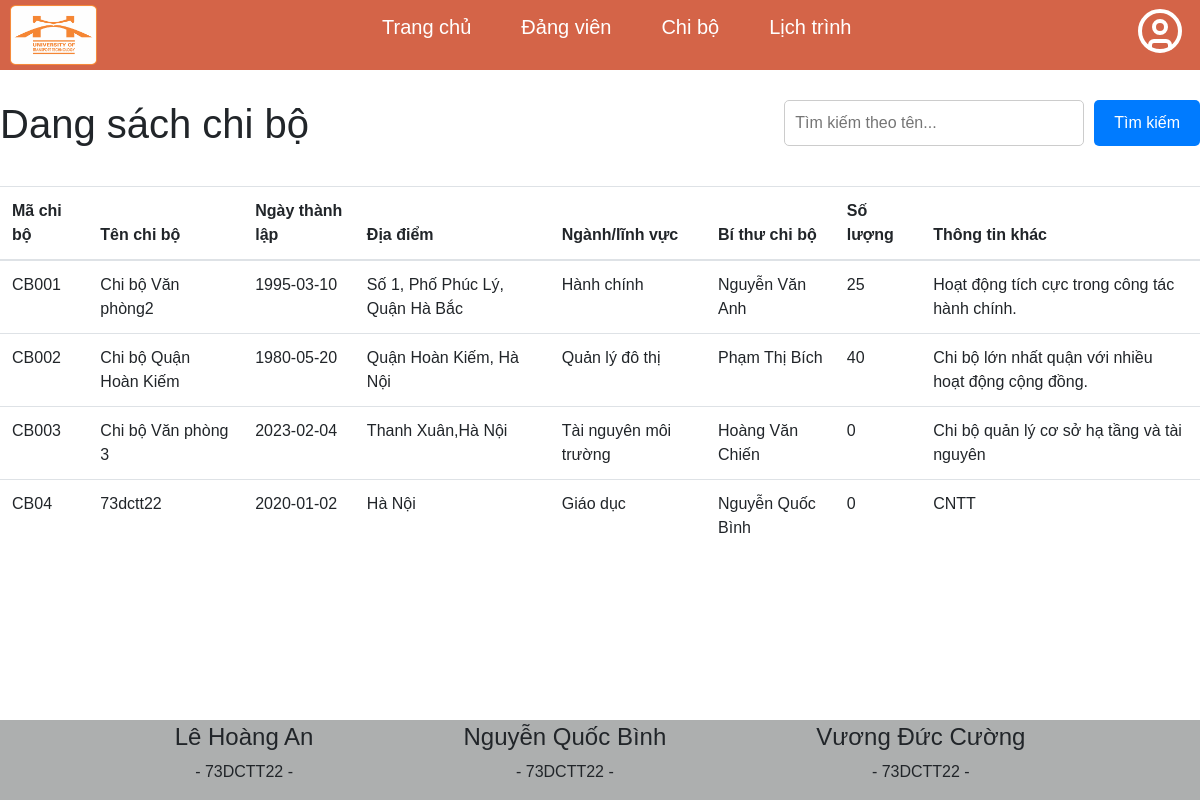
The app's page /user/chi_bo.php with its own data.
### tables this page shows
CREATE TABLE `chibo` (
  `maChiBo` varchar(10) NOT NULL,
  `tenChiBo` varchar(255) NOT NULL,
  `ngayThanhLap` date NOT NULL,
  `diaDiem` varchar(255) NOT NULL,
  `nganhLinhVuc` varchar(100) DEFAULT NULL,
  `soLuongDangVien` int(11) DEFAULT 0,
  `biThuChiBo` varchar(255) NOT NULL,
  `thongTinKhac` text DEFAULT NULL
);

### user/chi_bo.php (called while the page is built)
<?php
include "../view/header.php";
include "DanhSach/danh_sach_chi_bo.php";
include "../view/footer.php";
?>

### user/DanhSach/danh_sach_chi_bo.php (the view, shortened to what this page needs)
<?php
require "Config/connect_db.php";
$sql = "SELECT * FROM chibo";
$result = $conn->query($sql);
?>
<div>
    <div class="heading" style="display: flex; justify-content: space-between; margin-top: 30px">
        <h1>Dang sách chi bộ</h1>
        <form method="GET" action="" style="margin-bottom: 20px; display: flex; justify-content: center;">
    <input type="text" name="search" placeholder="Tìm kiếm theo tên..." style="padding: 10px; border: 1px solid #ccc; border-radius: 5px; width: 300px;">
    <button type="submit" style="margin-left: 10px; padding: 10px 20px; background-color: #007bff; color: white; border: none; border-radius: 5px;">Tìm kiếm</button>
  </form>
    </div>
    <table class="table" style="margin-top: 20px;">
  <thead>
    <tr>
      <th scope="col">Mã chi bộ</th>
      <th scope="col">Tên chi bộ</th>
      <th scope="col">Ngày thành lập</th>
      <th scope="col">Địa điểm</th>
      <th scope="col">Ngành/lĩnh vực</th>
      <th scope="col">Bí thư chi bộ</th>
      <th scope="col">Số lượng</th>
      <th scope="col">Thông tin khác</th>
    </tr>
  </thead>
  <tbody>
    <?php
    $search = isset($_GET['search']) ? $_GET['search'] : '';
    if ($search) {
        $stmt = $conn->prepare("SELECT * FROM chibo WHERE tenChiBo LIKE ?");
        $likeSearch = "%$search%";
        $stmt->bind_param("s", $likeSearch);
        $stmt->execute();
        $result = $stmt->get_result();
    } else {
        $result = $conn->query("SELECT * FROM chibo");
    }
    if ($result->num_rows > 0) {
        while ($row = $result->fetch_assoc()) {
            echo "<tr>";
            echo "<td>" . $row['maChiBo'] . "</td>";
            echo "<td>" . $row['tenChiBo'] . "</td>";
            echo "<td>" . $row['ngayThanhLap'] . "</td>";
            echo "<td>" . $row['diaDiem'] . "</td>";
            echo "<td>" . $row['nganhLinhVuc'] . "</td>";
            echo "<td>" . $row['biThuChiBo'] . "</td>";
            echo "<td>" . $row['soLuongDangVien'] . "</td>";
            echo "<td>" . $row['thongTinKhac'] . "</td>";
            echo "</tr>";
        }
    } else {
        echo "<tr><td colspan='11'>Không có dữ liệu</td></tr>";
    }
    ?>
  </tbody>
</table>
</div>

### css/danhsach.css (style rules this page uses)
* { box-sizing: border-box; padding: 0; margin: 0; font-family: sans-serif; }

### records on screen
chibo: maChiBo "CB001", tenChiBo "Chi bộ Văn phòng2", ngayThanhLap "1995-03-10", diaDiem "Số 1, Phố Phúc Lý, Quận Hà Bắc", nganhLinhVuc "Hành chính", biThuChiBo "Nguyễn Văn Anh", soLuongDangVien "25", thongTinKhac "Hoạt động tích cực trong công tác hành chính."
chibo: maChiBo "CB002", tenChiBo "Chi bộ Quận Hoàn Kiếm", ngayThanhLap "1980-05-20", diaDiem "Quận Hoàn Kiếm, Hà Nội", nganhLinhVuc "Quản lý đô thị", biThuChiBo "Phạm Thị Bích", soLuongDangVien "40", thongTinKhac "Chi bộ lớn nhất quận với nhiều hoạt động cộng đồng."
chibo: maChiBo "CB003", tenChiBo "Chi bộ Văn phòng 3", ngayThanhLap "2023-02-04", diaDiem "Thanh Xuân,Hà Nội", nganhLinhVuc "Tài nguyên môi trường", biThuChiBo "Hoàng Văn Chiến", soLuongDangVien "0", thongTinKhac "Chi bộ quản lý cơ sở hạ tầng và tài nguyên"
chibo: maChiBo "CB04", tenChiBo "73dctt22", ngayThanhLap "2020-01-02", diaDiem "Hà Nội", nganhLinhVuc "Giáo dục", biThuChiBo "Nguyễn Quốc Bình", soLuongDangVien "0", thongTinKhac "CNTT"
